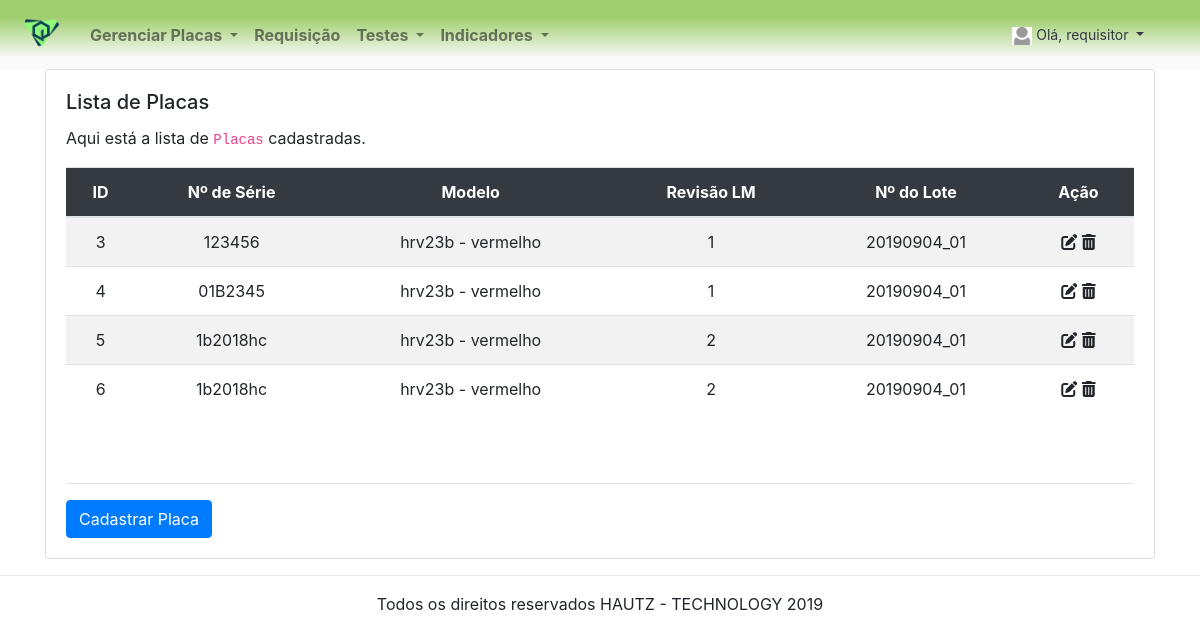
Page /placas/lista-placa/ (signed in) on the earlier database version.
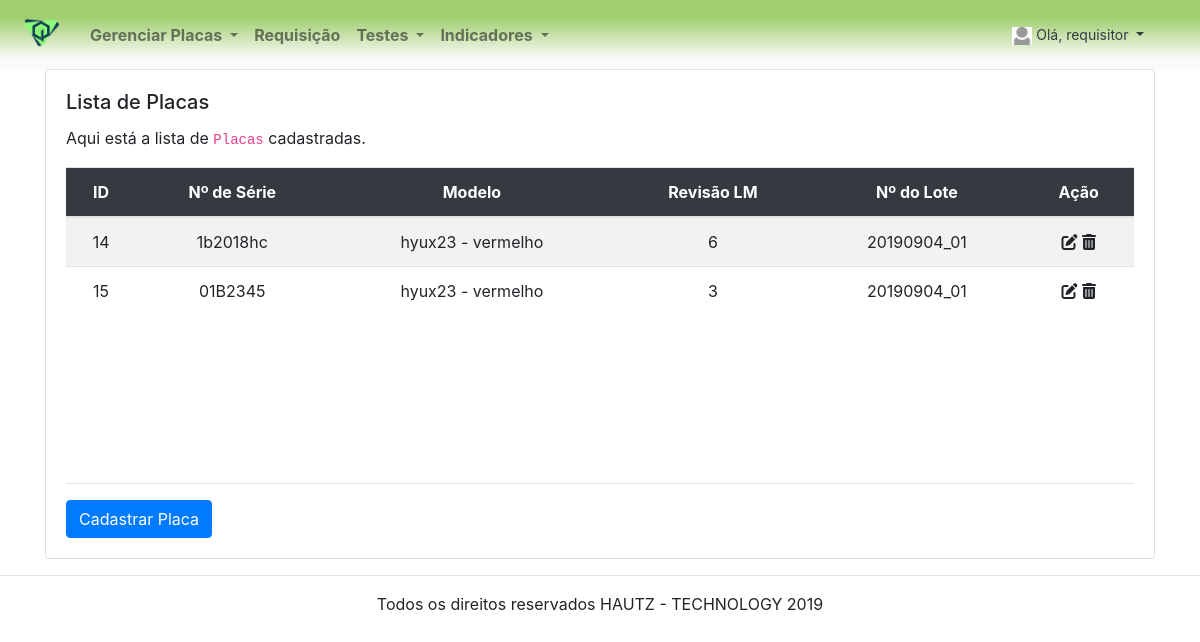
Same page on the later database version.
### contas/models/usuario.py (models this page shows, shortened)
class Usuario(AbstractBaseUser):
    username = models.CharField(
        "Nome de Usuário",
        max_length=120,
        unique=True
    )
    data_expiracao = models.DateField(
        "Data Expiração",
        null=True
    )
    tipo = models.CharField(
        "Tipo de Usuário",
        max_length=1,
        choices = TIPOS
    )
    objects = UsuarioManager()
    USERNAME_FIELD =  'username'
    REQUIRED_FIELDS = []
    def __str__(self):
        return self.username
    class Meta:
        db_table = 'USUARIO'

### placas/models/cadastro_placas.py (models this page shows, shortened)
class Cadastro_placas(models.Model):
    Numero_serie = models.CharField(
        'Número de série',
        max_length=120
    )
    Modelo = models.ForeignKey(
        'placas.modelo_placas',
        related_name='modelo_placas_modelo',
        on_delete = models.PROTECT,
        null = True
    )
    Revisao_lm = models.IntegerField(
        'Revisao LM'
    )
    Lote_numero = models.ForeignKey(
        'placas.cadastro_lote',
        related_name='numero_lote',
        on_delete = models.PROTECT
    )
    class Meta:
        db_table = 'CADASTRO_PLACAS'
        constraints = [
            models.UniqueConstraint(fields=['Numero_serie'], name="Constraint_placas")
        ]

### placas/models/modelo_placas.py (models this page shows)
class Modelo_placas(models.Model):
    Modelo = models.CharField(
        'modelo',
        max_length=120
    )
    Descricao = models.CharField(
        'Descrição',
        max_length=200
    )
    def __str__(self):
        return '{} - {}'.format(self.Modelo, self.Descricao)
    class Meta:
        db_table = 'MODELO_PLACAS'
        constraints = [
            models.UniqueConstraint(fields=['Modelo', 'Descricao'], name="Constraint_modelo")
        ]

### placas/models/cadastro_lote.py (models this page shows)
class Cadastro_lote(models.Model):
    Lote_numero = models.CharField(
        'Numero do lote',
        max_length=50
    )
    def __str__(self):
        return self.Lote_numero
    class Meta:
        db_table = 'CADASTRO_LOTE'
        constraints = [
            models.UniqueConstraint(fields=['Lote_numero'], name="Constraint_lote")
        ]

### placas/views.py (the view)
# urls.py: path('lista-placa/', views.lista_placa, name="lista-placa"),
@login_required
def lista_placa(request):
    list_placa = Cadastro_placas.objects.all()
    context = {
        'list_placa': list_placa
    }
    return render(request, "placas/lista-placa.html", context)

### indicadores/context_processors.py (called while the page is built)
def menu_indicadores(requets):
    return {
        "Menu_indicadores": Menu_indicadores.objects.all()
    }

### placas/context_processors.py (called while the page is built)
def menu_placas(requets):
    return {
        "Menu_placas": Menu_placas.objects.all()
    }

### testes/context_processors.py (called while the page is built)
def menu_testes(requets):
    return {
        "lista_testes": Menu_testes.objects.all()
    }

### placas/templates/placas/lista-placa.html (shortened to what this page needs)
{% extends "base.html" %}
{% load static %}
{% load crispy_forms_tags %}
{% block conteudo %}
<div class="container">
  <div class="row">
    <div class="col-lg-12 col-md-12 col-sm-12 col-xs-12">
      <div class="card">
        <div class="card-body">
          <h5 class="card-title">Lista de Placas</h5>
          {% if list_placa|length > 0 %}
            <p class="card-text">
              Aqui está a lista de <code>Placas</code> cadastradas.
            </p>
            <div style="overflow: auto; height: 300px">
            <table class="table table-striped ">
              <thead class="bg-dark text-white">
              <tr class="text-center">
                <th>ID</th>
                <th>Nº de Série</th>
                <th>Modelo</th>
                <th>Revisão LM</th>
                <th>Nº do Lote</th>
                <th>Ação</th>
              </tr>
              </thead>
              <tbody >
              {% for placa in list_placa %}
                <tr class="text-center">
                    <td>{{ placa.id }}</td>
                    <td>{{ placa.Numero_serie }} </td>
                    <td>{{ placa.Modelo }} </td>
                    <td>{{ placa.Revisao_lm }} </td>
                    <td>{{ placa.Lote_numero }} </td>
                  <td>
                    <a alt="Editar" href="" class="fas fa-edit" data-toggle="modal"
                      data-target="#alteraplacaModal"
                      data-whateverid="{{ placa.id }}"
                      data-whateverserie="{{ placa.Numero_serie }}"
                      data-whatevermodelo="{{ placa.Modelo }}"
                      data-whateverrevisao="{{ placa.Revisao_lm }}"
                      data-whateverlote="{{ placa.Lote_numero }}">
                    </a>
                    <a alt="Excluir" class="fas fa-trash-alt" href="{% url 'placas:excluir-placa' placa.id %}"></a>
                  </td>
                </tr>
              {% endfor %}
              </tbody>
            </table>
          </div>
        {% else %}
          <div class="text-center mt-5 mb-5 jumbotron">
            <h5>Nenhuma <code>placa</code> cadastrada ainda.</h5>
          </div>
        {% endif %}
          <hr />
          <div class="text-left">
            <a href="{% url 'placas:cadastrar-placa' %}" class="btn btn-primary">
              Cadastrar Placa
            </a>
          </div>
        </div>
      </div>
    </div>
  </div>
</div>
{% endblock conteudo %}

### core/templates/base.html (shortened to what this page needs)
{% load static %}
<!DOCTYPE html>
<html lang="pt-br">
<head>
    <link rel="stylesheet" href="https://stackpath.bootstrapcdn.com/bootstrap/4.3.1/css/bootstrap.min.css"
>
    </head>
   <header>
    <body>
        <nav class="navbar navbar-expand-sm navbar-light font-weight-bold" >
            <a class="navbar-brand" href="{% url 'core:home' %}">
                <img src="{% static 'logo_genesisq.png' %}" width="50" />
            </a>
            {% if user.is_authenticated %}
            <div class="collapse navbar-collapse" id="navbarSupportedContent">
                <ul class="navbar-nav mr-auto">
                    <li class="nav-item dropdown ">
                        <a class="nav-link dropdown-toggle" href="#" id="navbarDropdown" role="button"
                            data-toggle="dropdown" aria-haspopup="true" aria-expanded="false">
                            Gerenciar Placas
                        </a>
                    </li>
                    <li class="nav-item">
                        <a class="nav-link" href="{% url 'requisicao:requisicao1' %}">Requisição</a>
                    </li>
                    <li class="nav-item dropdown">
                            <a class="nav-link dropdown-toggle" href="#" id="navbarDropdown" role="button"
                                data-toggle="dropdown" aria-haspopup="true" aria-expanded="false">
                                Testes
                            </a>
                    </li>
                    <li class="nav-item dropdown">
                        <a class="nav-link dropdown-toggle" href="#" id="navbarDropdown" role="button"
                            data-toggle="dropdown" aria-haspopup="true" aria-expanded="false">
                            Indicadores
                        </a>
                    </li>
                </ul>
                <li class=" dropdown-header navbar-expand-md">
                    <a class=" nav-link dropdown-toggle font-weight-normal text-dark" href="#" id="navbarDropdown"
                        data-toggle="dropdown" aria-haspopup="true" aria-expanded="true">
                        <img src="{% static 'images/profile.png' %}" width="20" class="avatar" alt="foto do usuário" />
                        Olá, {{ user }}
                    </a>
                </li>
            </div>
        {% else %}
        <a  class="navbar-brand" href="{% url 'core:home' %}">GenesisQ</a>
            <ul class="navbar-nav ml-auto">
                <a role="button" href="{% url 'core:entrar' %}" class="btn btn btn-success">Entrar</a>
            </ul>
        {% endif %}
        </nav>
    </header>
    <main>
        {% block conteudo %}
        {% endblock conteudo %}
    </main>
    <footer>
        <hr/>
        <p class="text-center">Todos os direitos reservados HAUTZ - TECHNOLOGY 2019</p>
    </footer>
    </body>
</html>

### core/templates/base.html (style rules this page uses)
header { background: rgb(160, 207, 111) 100%; background: -webkit-linear-gradient(0deg, rgb(250, 250, 250) 15%, rgb(160, 207, 111) 75%); background: linear-gradient(0deg, rgb(250, 250, 250) 15% , rgb(160, 207, 111) 75%); }
a { color: inherit; }

Differences in the rows shown:
removed Cadastro_placas: id "3", Numero_serie "123456", Modelo "hrv23b - vermelho", Revisao_lm "1", Lote_numero "20190904_01"
removed Cadastro_placas: id "4", Numero_serie "01B2345", Modelo "hrv23b - vermelho", Revisao_lm "1", Lote_numero "20190904_01"
removed Cadastro_placas: id "5", Numero_serie "1b2018hc", Modelo "hrv23b - vermelho", Revisao_lm "2", Lote_numero "20190904_01"
removed Cadastro_placas: id "6", Numero_serie "1b2018hc", Modelo "hrv23b - vermelho", Revisao_lm "2", Lote_numero "20190904_01"
added Cadastro_placas: id "14", Numero_serie "1b2018hc", Modelo "hyux23 - vermelho", Revisao_lm "6", Lote_numero "20190904_01"
added Cadastro_placas: id "15", Numero_serie "01B2345", Modelo "hyux23 - vermelho", Revisao_lm "3", Lote_numero "20190904_01"
